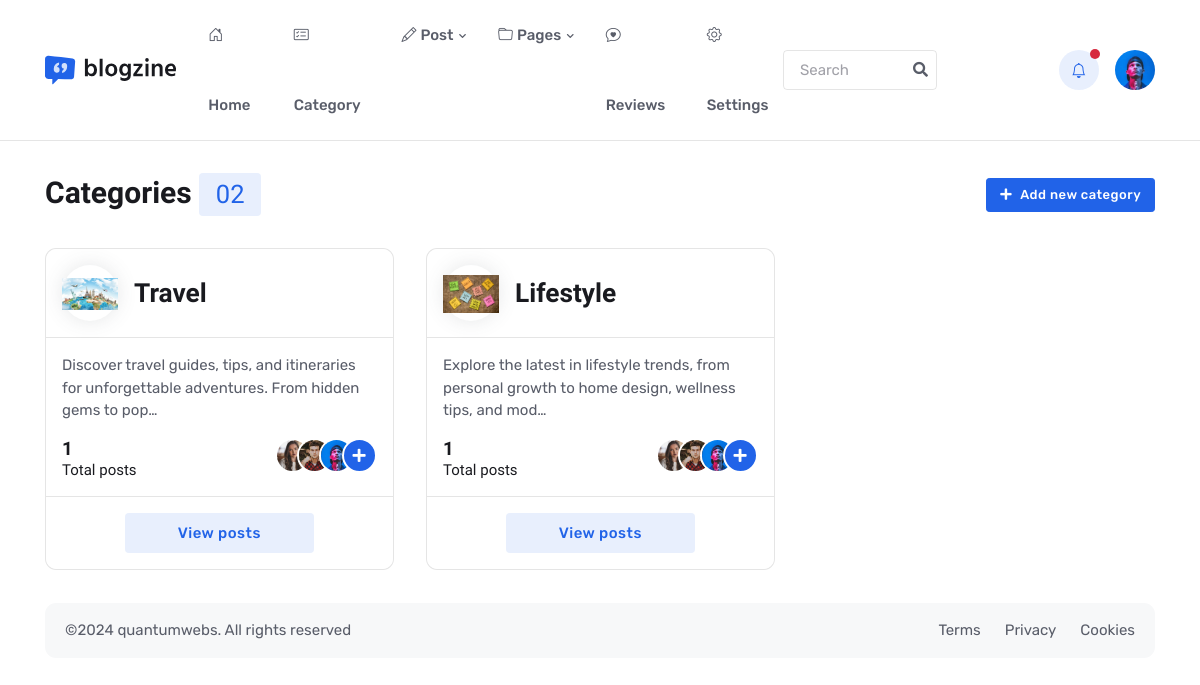
The page /category/ on the database its author committed.
### core/models.py (models this page shows, shortened)
class Category(models.Model):
    Name            = models.CharField(max_length=250)
    description     = models.TextField(max_length=250)
    images          = models.ForeignKey(Image, on_delete=models.CASCADE)
    slug            = models.SlugField(unique=True)
    metadata        = models.OneToOneField(MetaData, on_delete=models.CASCADE)

class Image(models.Model):
    original_image  = models.ImageField(upload_to='images/', max_length=2000, blank=False, null=False)
    medium_image    = models.ImageField(upload_to='images/', max_length=900, blank=False, null=False)
    small_image     = models.ImageField(upload_to='images/', max_length=300, blank=False, null=False)
    alt_tag         = models.CharField(max_length=250, blank=True, null=True)
    title           = models.CharField(max_length=250, blank=True, null=True)
    description     = models.TextField(max_length=250, blank=True, null=True)
    fileName        = models.CharField(max_length=250, blank=True, null=True)
    created_at      = models.DateTimeField(auto_now_add=True)
    updated_at      = models.DateTimeField(auto_now=True)

### core/views.py (the view)
# urls.py: path('category/', views.category, name='category'),
def category(request):
    category = Category.objects.all()
    category_count = category.count()
    context = {
        'title' : 'Categories',
        'category' : category,
        'category_count' : category_count
    }
    return render(request, 'category/categories.html', context)

### core/templates/category/categories.html
{% extends "base.html" %}
{% load static %}
{% block content %}
<main>
	<section class="py-4">
		<div class="container">
			<div class="row pb-4">
				<div class="col-12">
					<div class="d-sm-flex justify-content-sm-between align-items-center">
						<h1 class="mb-2 mb-sm-0 h2">Categories <span
								class="badge bg-primary bg-opacity-10 text-primary">{% if category_count < 10 %}0{{ category_count }}{% else %}{{ category_count }}{% endif %}</span></h1>
						<a href="{% url "add_category" %}" class="btn btn-sm btn-primary mb-0"><i class="fas fa-plus me-2"></i>Add new
							category</a>
					</div>
				</div>
			</div>
			<div class="row g-4">
				{% for cat in category %}
				<div class="col-md-6 col-xl-4">
					<div class="card border h-100">
						<div class="card-header border-bottom p-3">
							<div class="d-flex align-items-center">
								<div class="icon-lg shadow bg-body rounded-circle">
									<img src="{{ cat.images.small_image.url }}" alt="{{ cat.images.alt_tag }}" class="img-fluid" />
								</div>
								<h3 class="mb-0 ms-3">{{ cat.Name }}</h3>
							</div>
						</div>
						<div class="card-body p-3">
							<p>{{ cat.description|truncatechars:100 }}</p>
							<div class="d-flex justify-content-between">
								<div>
									<h5 class="mb-0">{{ cat.posts.count }}</h5>
									<h6 class="mb-0 fw-light">Total posts</h6>
								</div>
								<ul class="avatar-group mb-0">
									<li class="avatar avatar-xs">
										<img class="avatar-img rounded-circle" src="{% static 'assets/images/avatar/01.jpg' %}"
											alt="avatar">
									</li>
									<li class="avatar avatar-xs">
										<img class="avatar-img rounded-circle" src="{% static 'assets/images/avatar/02.jpg' %}"
											alt="avatar">
									</li>
									<li class="avatar avatar-xs">
										<img class="avatar-img rounded-circle" src="{% static 'assets/images/avatar/03.jpg' %}"
											alt="avatar">
									</li>
									<li class="avatar avatar-xs">
										<div class="avatar-img rounded-circle bg-primary"><i
												class="fas fa-plus text-white position-absolute top-50 start-50 translate-middle"></i>
										</div>
									</li>
								</ul>
							</div>
						</div>
						<div class="card-footer border-top text-center p-3">
							<a href="#" class="btn btn-primary-soft w-100 mb-0">View posts</a>
						</div>
					</div>
				</div>
				{% endfor %}
			</div>
		</div>
	</section>
</main>
{% endblock content %}

### rows shown on the page
Category: images.small_image (picture), Name "Travel", description "Discover travel guides, tips, and itineraries for unforgettable adventures. From hidden gems to pop…", posts.count "1"
Category: images.small_image (picture), Name "Lifestyle", description "Explore the latest in lifestyle trends, from personal growth to home design, wellness tips, and mod…", posts.count "1"

### other values the page prints
{{ category_count }} "2"
